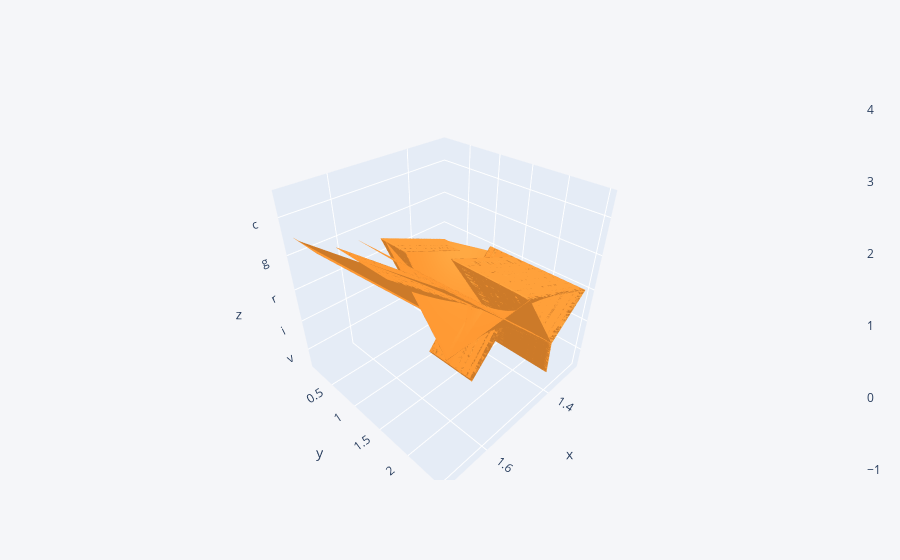

Notebook code for this chart:
### Code cell
df.iplot(kind='surface', x='petal_length', y='petal_width', z='species')

### Figure 1 — Plotly figure (JSON) as saved in the notebook; plotly's stock layout.template omitted (floating-point values rounded to 4 significant figures; data arrays with more than 128 entries replaced by an {"elided": "..."} marker saying what was removed)
{"data": [{"colorscale": [[0, "rgb(255, 153, 51)"], [0.1111, "rgb(55, 128, 191)"], [0.2222, "rgb(50, 171, 96)"], [0.3333, "rgb(128, 0, 128)"], [0.4444, "rgb(219, 64, 82)"], [0.5556, "rgb(0, 128, 128)"], [0.6667, "rgb(255, 255, 51)"], [0.7778, "rgb(128, 128, 0)"], [0.8889, "rgb(251, 128, 114)"], [1, "rgb(128, 177, 211)"]], "type": "surface", "x": {"elided": "150 float values"}, "y": {"elided": "150 float values"}, "z": {"elided": "150 str values"}}], "layout": {"legend": {"bgcolor": "#F5F6F9", "font": {"color": "#4D5663"}}, "paper_bgcolor": "#F5F6F9", "plot_bgcolor": "#F5F6F9", "title": {"font": {"color": "#4D5663"}}, "xaxis": {"gridcolor": "#E1E5ED", "showgrid": true, "tickfont": {"color": "#4D5663"}, "title": {"font": {"color": "#4D5663"}, "text": ""}, "zerolinecolor": "#E1E5ED"}, "yaxis": {"gridcolor": "#E1E5ED", "showgrid": true, "tickfont": {"color": "#4D5663"}, "title": {"font": {"color": "#4D5663"}, "text": ""}, "zerolinecolor": "#E1E5ED"}}}
